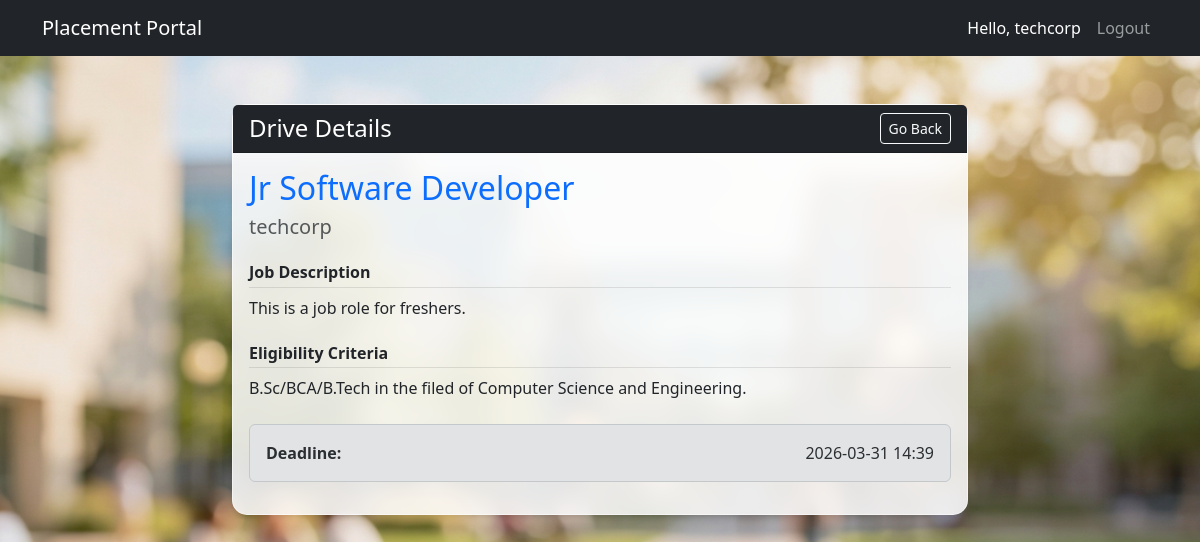
Screenshot of /drive/details/1 (signed in) with the database file from the repository.
### models.py (models this page shows)
class User(db.Model, UserMixin):
    id = db.Column(db.Integer, primary_key=True)
    username = db.Column(db.String(80), unique=True, nullable=False)
    password = db.Column(db.String(200), nullable=False)
    role = db.Column(db.String(20), nullable=False) # Roles: 'admin', 'company', 'student'
    company_profile = db.relationship('CompanyProfile', backref='user', uselist=False, cascade="all, delete-orphan")
    student_profile = db.relationship('StudentProfile', backref='user', uselist=False, cascade="all, delete-orphan")

class PlacementDrive(db.Model):
    id = db.Column(db.Integer, primary_key=True)
    company_id = db.Column(db.Integer, db.ForeignKey('company_profile.id'), nullable=False)
    job_title = db.Column(db.String(150), nullable=False)
    job_description = db.Column(db.Text, nullable=False)
    eligibility_criteria = db.Column(db.Text, nullable=False)
    application_deadline = db.Column(db.DateTime, nullable=False)
    status = db.Column(db.String(20), default='Pending') # Statuses: Pending, Approved, Closed
    applications = db.relationship('Application', backref='drive', lazy=True, cascade="all, delete-orphan")

class CompanyProfile(db.Model):
    id = db.Column(db.Integer, primary_key=True)
    user_id = db.Column(db.Integer, db.ForeignKey('user.id'), nullable=False) # Links back to User table
    company_name = db.Column(db.String(150), nullable=False)
    hr_contact = db.Column(db.String(100), nullable=False)
    website = db.Column(db.String(150))
    is_approved = db.Column(db.Boolean, default=False) # Admin needs to approve before they can post drives
    is_blacklisted = db.Column(db.Boolean, default=False) # From the wireframe logic
    drives = db.relationship('PlacementDrive', backref='company', lazy=True, cascade="all, delete-orphan")

### app.py (the view)
@app.route('/drive/details/<int:drive_id>')
@login_required
def drive_details(drive_id):
    drive = PlacementDrive.query.get_or_404(drive_id)
    return render_template('drive_details.html', drive=drive)

### app.py (called while the page is built)
@login_manager.user_loader
def load_user(user_id):
    return User.query.get(int(user_id))

### templates/drive_details.html (shortened to what this page needs)
{% extends 'base.html' %}
{% block content %}
<div class="row justify-content-center">
    <div class="col-md-8">
        <div class="card shadow-sm mt-4">
            <div class="card-header bg-dark text-white d-flex justify-content-between align-items-center">
                <h4 class="mb-0">Drive Details</h4>
                <a href="javascript:history.back()" class="btn btn-sm btn-outline-light">Go Back</a>
            </div>
            <div class="card-body">
                <h2 class="card-title text-primary">{{ drive.job_title }}</h2>
                <h5 class="text-muted mb-4">{{ drive.company.company_name }}</h5>
                <h6 class="fw-bold border-bottom pb-1">Job Description</h6>
                <p class="mb-4">{{ drive.job_description }}</p>
                <h6 class="fw-bold border-bottom pb-1">Eligibility Criteria</h6>
                <p class="mb-4">{{ drive.eligibility_criteria }}</p>
                <div class="alert alert-secondary d-flex justify-content-between align-items-center">
                    <strong>Deadline:</strong> {{ drive.application_deadline.strftime('%Y-%m-%d %H:%M') }}
                </div>
            </div>
        </div>
    </div>
</div>
{% endblock %}

### templates/base.html (shortened to what this page needs)
<!DOCTYPE html>
<html lang="en">
<head>
    <link href="https://cdn.jsdelivr.net/npm/bootstrap@5.3.0/dist/css/bootstrap.min.css" rel="stylesheet">
    <link href="{{ url_for('static', filename='style.css') }}" rel="stylesheet">
</head>
<body class="bg-light">
    <nav class="navbar navbar-expand-lg navbar-dark bg-dark mb-4">
        <div class="container">
            <a class="navbar-brand" href="/">Placement Portal</a>
            <div class="navbar-nav ms-auto">
                {% if current_user.is_authenticated %}
                    <span class="nav-item nav-link text-white">Hello, {{ current_user.username }}</span>
                    <a class="nav-item nav-link" href="{{ url_for('logout') }}">Logout</a>
                {% else %}
                    <a class="nav-item nav-link" href="{{ url_for('login') }}">Login</a>
                    <a class="nav-item nav-link" href="{{ url_for('register') }}">Register</a>
                {% endif %}
            </div>
        </div>
    </nav>
    <div class="container">
        {% block content %}{% endblock %}
    </div>
</body>
</html>

### static/style.css (style rules this page uses)
body { background: url("background.png") no-repeat center center fixed !important; background-size: cover !important; }
.card, .glass-card { background-color: rgba(255, 255, 255, 0.85); backdrop-filter: blur(10px); -webkit-backdrop-filter: blur(10px); border-radius: 15px; border: 1px solid rgba(255, 255, 255, 0.5); box-shadow: 0 8px 32px rgba(0, 0, 0, 0.1); }
h2, .border-bottom { border-color: rgba(0,0,0,0.1) !important; }

### rows the page displays
User: username "techcorp"
PlacementDrive: job_title "Jr Software Developer", job_description "This is a job role for freshers.", eligibility_criteria "B.Sc/BCA/B.Tech in the filed of Computer Science and Engineering.", application_deadline "2026-03-31 14:39"
CompanyProfile: company.company_name "techcorp"
